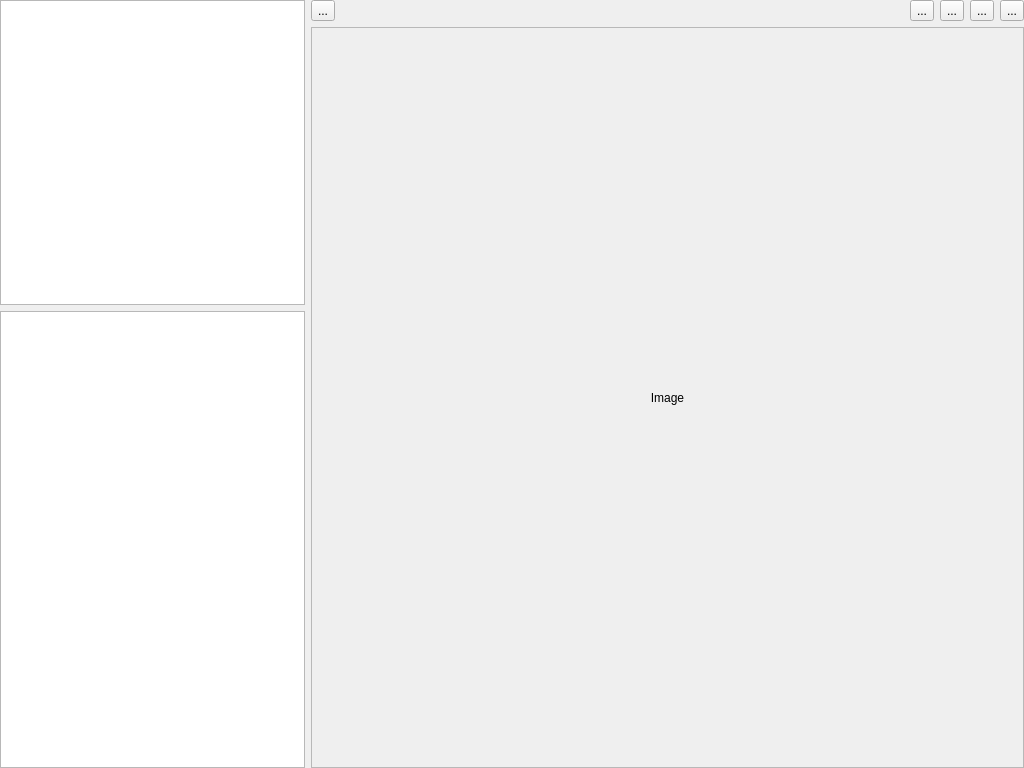
<?xml version="1.0" encoding="UTF-8"?>
<ui version="4.0">
 <class>ViewerForm</class>
 <widget class="QWidget" name="ViewerForm">
  <property name="geometry">
   <rect>
    <x>0</x>
    <y>0</y>
    <width>1024</width>
    <height>768</height>
   </rect>
  </property>
  <property name="windowTitle">
   <string>Form</string>
  </property>
  <layout class="QHBoxLayout" name="horizontalLayout_2" stretch="3,7">
   <property name="margin">
    <number>0</number>
   </property>
   <item>
    <layout class="QVBoxLayout" name="verticalLayout" stretch="4,6">
     <item>
      <widget class="QListView" name="directoryList">
       <property name="sizePolicy">
        <sizepolicy hsizetype="Expanding" vsizetype="Expanding">
         <horstretch>0</horstretch>
         <verstretch>0</verstretch>
        </sizepolicy>
       </property>
      </widget>
     </item>
     <item>
      <widget class="QListView" name="fileList">
       <property name="sizePolicy">
        <sizepolicy hsizetype="Expanding" vsizetype="Expanding">
         <horstretch>30</horstretch>
         <verstretch>60</verstretch>
        </sizepolicy>
       </property>
      </widget>
     </item>
    </layout>
   </item>
   <item>
    <layout class="QVBoxLayout" name="verticalLayout_2">
     <item>
      <layout class="QHBoxLayout" name="horizontalLayout">
       <item>
        <widget class="QToolButton" name="buttonSaveAs">
         <property name="text">
          <string>...</string>
         </property>
         <property name="icon">
          <iconset theme="document-save-as"/>
         </property>
        </widget>
       </item>
       <item>
        <spacer name="horizontalSpacer">
         <property name="orientation">
          <enum>Qt::Horizontal</enum>
         </property>
         <property name="sizeHint" stdset="0">
          <size>
           <width>40</width>
           <height>20</height>
          </size>
         </property>
        </spacer>
       </item>
       <item>
        <widget class="QToolButton" name="buttonZoomIn">
         <property name="text">
          <string>...</string>
         </property>
         <property name="icon">
          <iconset theme="zoom-in">
           <normaloff/>
          </iconset>
         </property>
        </widget>
       </item>
       <item>
        <widget class="QToolButton" name="buttonZoomOut">
         <property name="text">
          <string>...</string>
         </property>
         <property name="icon">
          <iconset theme="zoom-out">
           <normaloff/>
          </iconset>
         </property>
        </widget>
       </item>
       <item>
        <widget class="QToolButton" name="buttonZoomFit">
         <property name="text">
          <string>...</string>
         </property>
         <property name="icon">
          <iconset theme="zoom-fit-best">
           <normaloff/>
          </iconset>
         </property>
        </widget>
       </item>
       <item>
        <widget class="QToolButton" name="buttonZoomOriginal">
         <property name="text">
          <string>...</string>
         </property>
         <property name="icon">
          <iconset theme="zoom-original">
           <normaloff/>
          </iconset>
         </property>
        </widget>
       </item>
      </layout>
     </item>
     <item>
      <widget class="QScrollArea" name="scrollArea">
       <property name="widgetResizable">
        <bool>true</bool>
       </property>
       <widget class="QWidget" name="scrollAreaWidgetContents">
        <property name="geometry">
         <rect>
          <x>0</x>
          <y>0</y>
          <width>706</width>
          <height>729</height>
         </rect>
        </property>
        <layout class="QHBoxLayout" name="horizontalLayout_3">
         <property name="sizeConstraint">
          <enum>QLayout::SetMinAndMaxSize</enum>
         </property>
         <property name="margin">
          <number>0</number>
         </property>
         <item>
          <widget class="QLabel" name="image">
           <property name="sizePolicy">
            <sizepolicy hsizetype="Expanding" vsizetype="Expanding">
             <horstretch>0</horstretch>
             <verstretch>0</verstretch>
            </sizepolicy>
           </property>
           <property name="text">
            <string>Image</string>
           </property>
           <property name="scaledContents">
            <bool>true</bool>
           </property>
           <property name="alignment">
            <set>Qt::AlignCenter</set>
           </property>
          </widget>
         </item>
        </layout>
       </widget>
      </widget>
     </item>
    </layout>
   </item>
  </layout>
 </widget>
 <resources/>
 <connections/>
</ui>
